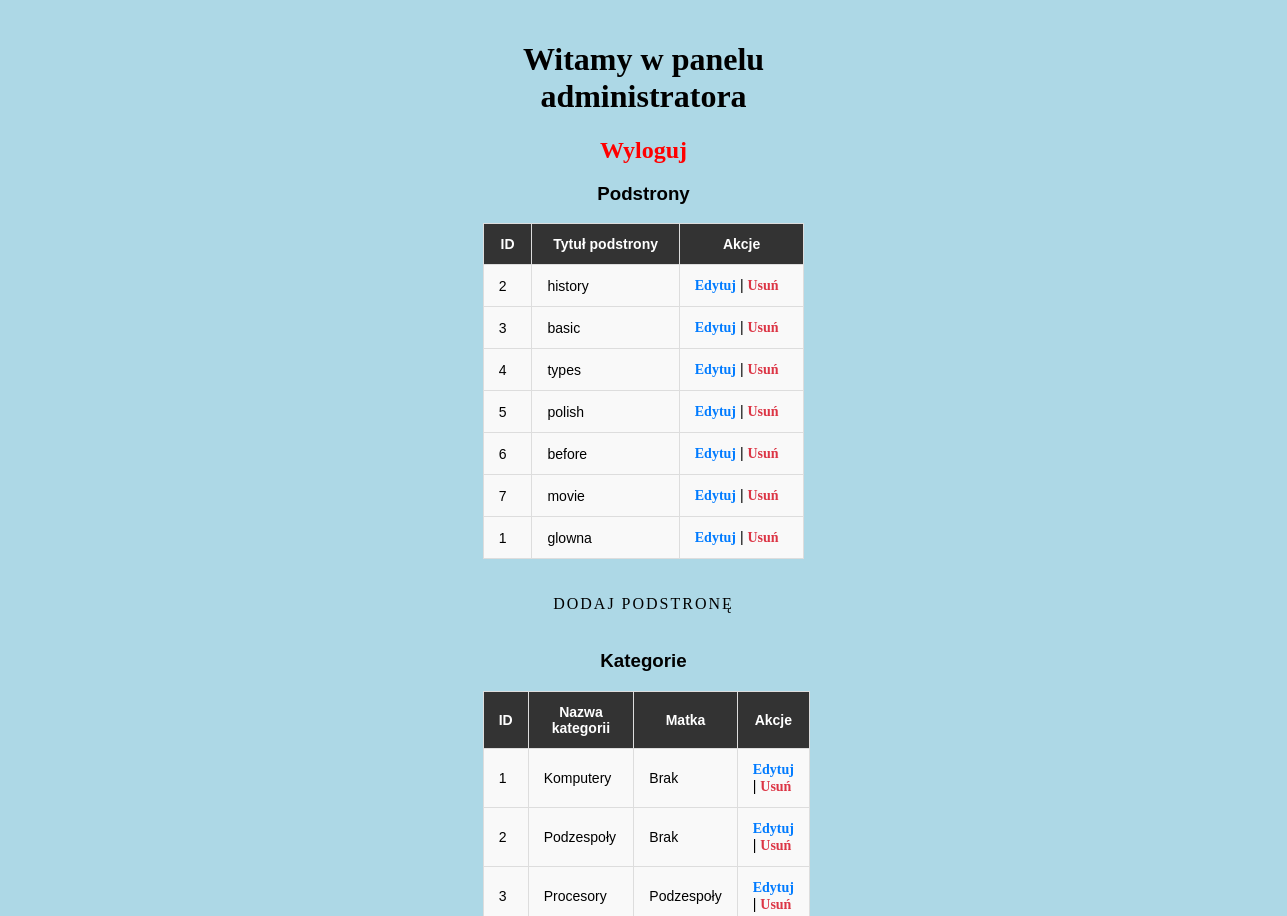
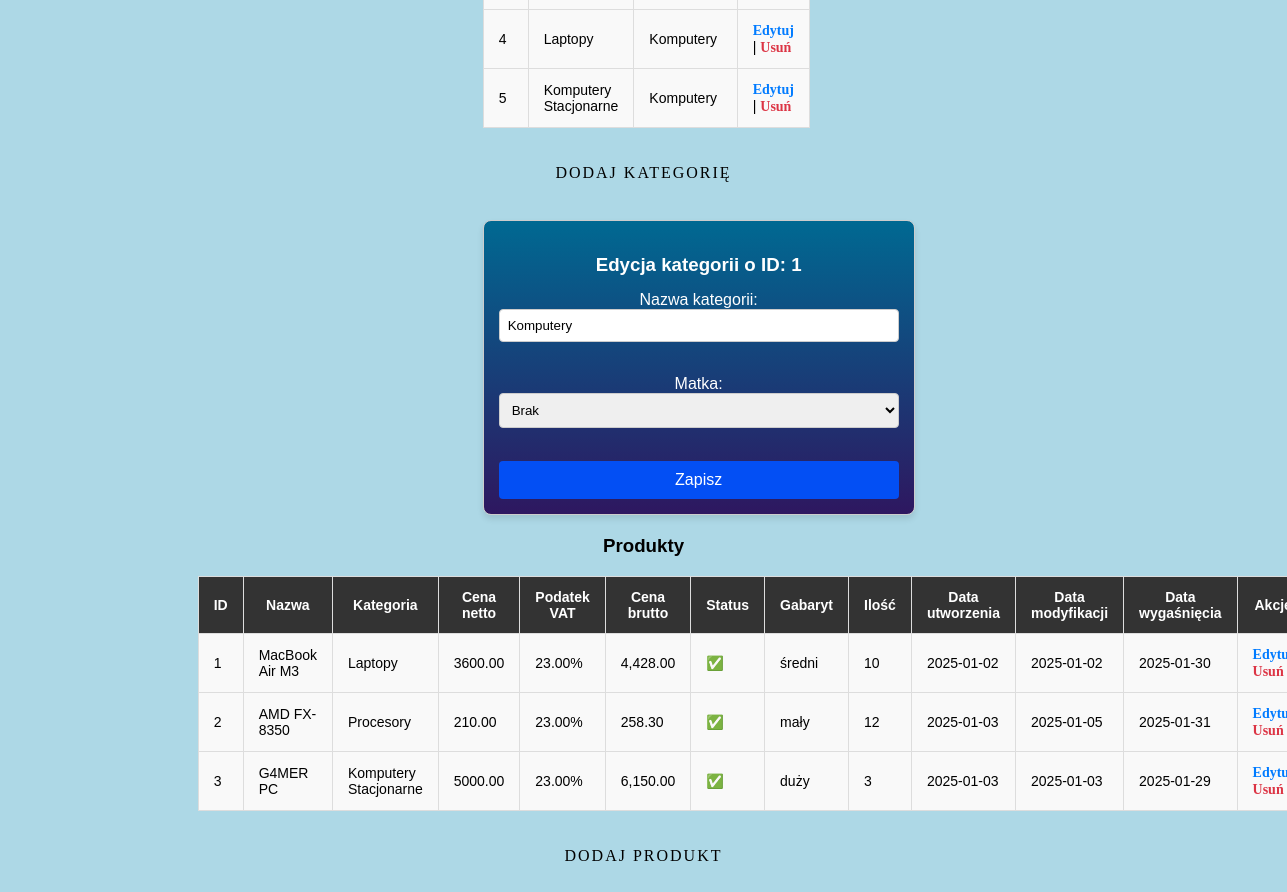
The page /admin/admin.php?action_kategoria=edytuj&id=1 (signed in) on the database its author committed (2 pictures, top to bottom).
### tables this page shows
CREATE TABLE `page_list` (
  `id` int(11) NOT NULL,
  `page_title` varchar(255) NOT NULL,
  `page_content` text NOT NULL,
  `status` int(11) NOT NULL DEFAULT 1
);

CREATE TABLE `categories` (
  `id` int(11) NOT NULL,
  `matka` int(11) DEFAULT 0,
  `nazwa` varchar(255) NOT NULL
);

CREATE TABLE `produkty` (
  `id` int(11) NOT NULL,
  `tytul` varchar(255) NOT NULL,
  `opis` text DEFAULT NULL,
  `data_utworzenia` date NOT NULL DEFAULT current_timestamp(),
  `data_modyfikacji` date DEFAULT current_timestamp(),
  `data_wygasniecia` date DEFAULT NULL,
  `cena_netto` decimal(10,2) NOT NULL,
  `podatek_vat` decimal(4,2) NOT NULL,
  `ilosc` int(11) NOT NULL DEFAULT 0,
  `status_dostepnosci` tinyint(1) NOT NULL DEFAULT 1,
  `gabaryt` enum('mały','średni','duży','transport') DEFAULT 'mały',
  `zdjecie` varchar(255) DEFAULT NULL,
  `category_id` int(11) NOT NULL
);

### admin/admin.php (the view, shortened to what this page needs)
<!DOCTYPE html>
<html lang="en">
<head>
    <link rel="stylesheet" href="../css/style.css">
</head>
<body>
<div class='main'>
<?php
require('cfg.php');
echo "<div class='main'>";
function ListaPodstron() {
    global $conn;
    $wynik = '<h3>Podstrony</h3>'.'<table class="tabela_akcji">'.'<tr><th>ID</th><th>Tytuł podstrony</th><th>Akcje</th></tr>';
    $query = "SELECT id, page_title FROM page_list";
    $result = mysqli_query($conn, $query);
    if ($result) {
        while ($row = mysqli_fetch_assoc($result)) {
            $id = $row['id'];
            $page_title = $row['page_title'];
            $wynik .= '<tr>'.'<td>' . $id . '</td>'.'<td>' . $page_title . '</td>'.'<td><a href="'.$_SERVER['PHP_SELF'].'?action=edytuj&id='.$id.'" class="btn-edytuj">Edytuj</a> | <a href="'.$_SERVER['PHP_SELF'].'?action=usun&id='.$id.'" class="btn-usun">Usuń</a></td>'.'</tr>';
        }
    } else {
        $wynik .= '<tr><td colspan="3">Brak podstron do wyświetlenia.</td></tr>';
    }
    $wynik .= '</table>';
    $wynik .= '<br><br><a href="'.$_SERVER['PHP_SELF'].'?action=dodaj" class="shine">Dodaj podstronę</a> <br /> <br />';
    echo $wynik;
}
 function ListaKategorii() {
    global $conn;
    $wynik = '<h3>Kategorie</h3>'.'<table class="tabela_akcji">'.'<tr><th>ID</th><th>Nazwa kategorii</th><th>Matka</th><th>Akcje</th></tr>';
    $query = "SELECT c.id, c.nazwa, IFNULL(m.nazwa, 'Brak') AS matka_nazwa
              FROM categories c
              LEFT JOIN categories m ON c.matka = m.id";
    $result = mysqli_query($conn, $query);
    if ($result) {
        while ($row = mysqli_fetch_assoc($result)) {
            $id = $row['id'];
            $nazwa = $row['nazwa'];
            $matka = $row['matka_nazwa'];
            $wynik .= '<tr>'.'<td>' . $id . '</td>'.'<td>' . $nazwa . '</td>'.'<td>' . $matka . '</td>'.'<td><a href="'.$_SERVER['PHP_SELF'].'?action_kategoria=edytuj&id='.$id.'" class="btn-edytuj">Edytuj</a> | <a href="'.$_SERVER['PHP_SELF'].'?action_kategoria=usun&id='.$id.'" class="btn-usun">Usuń</a></td>'.'</tr>';
        }
    } else {
        $wynik .= '<tr><td colspan="4">Brak kategorii do wyświetlenia.</td></tr>';
    }
    $wynik .= '</table>';
    $wynik .= '<br><br><a href="'.$_SERVER['PHP_SELF'].'?action_kategoria=dodaj" class="shine">Dodaj kategorię</a> <br /> <br />';
    echo $wynik;
    if (isset($_GET['action_kategoria'])) {
        if ($_GET['action_kategoria'] === 'edytuj' && isset($_GET['id'])) {
            echo EdytujKategorie();
        } else if ($_GET['action_kategoria'] === 'usun' && isset($_GET['id'])) {
            echo UsunKategorie();
        } else if ($_GET['action_kategoria'] === 'dodaj') {
            echo DodajKategorie();
        }
    }
}
function EdytujKategorie() {
    global $conn;
    if (isset($_GET['id'])) {
        $id = $_GET['id'];
    } else {
        echo "Brak kategorii z tym ID";
        exit;
    }
    $query = "SELECT nazwa, matka FROM categories WHERE id = '$id'";
    $result = mysqli_query($conn, $query);
    if (mysqli_num_rows($result) > 0 && $result) {
        $row = mysqli_fetch_assoc($result);
        $nazwa = $row['nazwa'];
        $matka = $row['matka'];
        $wynik = '<div class="formularz-produkt">';
        $wynik .= '<h3>Edycja kategorii o ID: '.$id.'</h3>'.'<form method="POST" action="zapiszEdytowanaKategorie.php?id='.$id.'">';
        $wynik .= 'Nazwa kategorii: <input class="tytul" type="text" name="nazwa" value="'.$nazwa.'"><br /> <br />';
        $wynik .= 'Matka: <select class="matka" name="matka">';
        $wynik .= '<option value="0"'.($matka == 0 ? ' selected' : '').'>Brak</option>';
        $query = "SELECT id, nazwa FROM categories";
        $result = mysqli_query($conn, $query);
        while ($row = mysqli_fetch_assoc($result)) {
            $selected = ($matka == $row['id']) ? ' selected' : '';
            $wynik .= '<option value="'.$row['id'].'"'.$selected.'>'.$row['nazwa'].'</option>';
        }
        $wynik .= '</select>';
        $wynik .= '<br /> <br />';
        $wynik .= '<input class="zapisz" type="submit" name="zapisz" value="Zapisz" id="logowanie1">';
        $wynik .= '</form>';
        $wynik .= '</div>';
        return $wynik;
    }
}
function ListaProduktow() {
    global $conn;
    $wynik = '<div id="produkty">';
    $wynik .= '<h3>Produkty</h3>';
    $wynik .= '<table class="tabela_akcji" id="tabela_akcji_produkty"><tr><th>ID</th><th>Nazwa</th><th>Kategoria</th><th>Cena netto</th><th>Podatek VAT</th><th>Cena brutto</th><th>Status</th><th>Gabaryt</th><th>Ilość</th><th>Data utworzenia</th><th>Data modyfikacji</th><th>Data wygaśnięcia</th><th>Akcje</th></tr>';
    $query = "SELECT p.id, p.tytul AS title, c.nazwa AS category, p.cena_netto AS price, p.podatek_vat AS vat, p.status_dostepnosci,
                     p.gabaryt, p.ilosc, p.data_utworzenia, p.data_modyfikacji, p.data_wygasniecia
              FROM produkty p
              LEFT JOIN categories c ON p.category_id = c.id";
    $result = mysqli_query($conn, $query);
    if ($result) {
        while ($row = mysqli_fetch_assoc($result)) {
            $cena_brutto = $row['price'] * (1 + $row['vat'] / 100);
            $status = $row['status_dostepnosci'] == 1 ? '✅' : '❌';
            $data_utworzenia = $row['data_utworzenia'] ? $row['data_utworzenia'] : 'Brak';
            $data_modyfikacji = $row['data_modyfikacji'] ? $row['data_modyfikacji'] : 'Brak';
            $data_wygasniecia = $row['data_wygasniecia'] ? $row['data_wygasniecia'] : 'Brak';
            $wynik .= '<tr>';
        $wynik .= '<td>'.$row['id'].'</td>';
        $wynik .= '<td>'.$row['title'].'</td>';
        $wynik .= '<td>'.($row['category'] ?? 'Brak').'</td>';
        $wynik .= '<td>'.$row['price'].'</td>';
        $wynik .= '<td>'.$row['vat'].'%</td>';
        $wynik .= '<td>'.number_format($cena_brutto, 2).'</td>';
        $wynik .= '<td>'.$status.'</td>';
        $wynik .= '<td>'.$row['gabaryt'].'</td>';
        $wynik .= '<td>'.$row['ilosc'].'</td>';
        $wynik .= '<td>'.$data_utworzenia.'</td>';
        $wynik .= '<td>'.$data_modyfikacji.'</td>';
        $wynik .= '<td>'.$data_wygasniecia.'</td>';
        $wynik .= '<td>
                        <a href="'.$_SERVER['PHP_SELF'].'?action_produkt=edytuj&id='.$row['id'].'" class="btn-edytuj">Edytuj</a>
                        <a href="'.$_SERVER['PHP_SELF'].'?action_produkt=usun&id='.$row['id'].'" class="btn-usun">Usuń</a>
                   </td>';
        $wynik .= '</tr>';
        }
    } else {
        $wynik .= '<tr><td colspan="12">Brak produktów do wyświetlenia.</td></tr>';
    }
    $wynik .= '</table>';
    $wynik .= '<br><br><a href="'.$_SERVER['PHP_SELF'].'?action_produkt=dodaj" class="shine">Dodaj produkt</a><br /><br />';
    $wynik .= '</div>';
    return $wynik;
}
if (isset($_SESSION['admin_logged_in']) && $_SESSION['admin_logged_in'] === true) {
    echo '<div id="logged_admin">';
    echo '<h1>Witamy w panelu administratora</h1>';
    echo '<a href="wylogowanie.php" class="a_wyloguj"> Wyloguj </a>';
    echo ListaPodstron();
    echo ListaKategorii();
    echo ListaProduktow();
} else {
    echo FormularzLogowania();
}
echo '</div>';
?>
</div>
</body>
</html>

### css/style.css (style rules this page uses)
body { background-color: lightblue; font-family: sans-serif; margin: 0; padding: 0; }
h1 { font-family: Cambria, Cochin, Georgia, Times, 'Times New Roman', serif; font-size: 32px; font-style: normal; text-align: center; }
a { font-family: Cambria, Cochin, Georgia, Times, 'Times New Roman', serif; font-style: normal; text-align: center; text-decoration: none; color:black; }
.main { margin: auto; width: 50%; padding: 10px; text-align: center; margin-top: 100px; }
.logowanie1, #logowanie1 { width: 100%; padding: 10px; background-color: #034ff4; color: white; font-size: 16px; border: none; border-radius: 4px; cursor: pointer; transition: background-color 0.3s ease; }
.a_wyloguj { color: red; font-size: 24px; transition: transform 0.3s ease, font-size 0.3s ease; font-weight: bold; }
.shine { color: black; font-size: 16px; text-decoration: none; text-transform: uppercase; overflow: hidden; transition: .5s; letter-spacing: 2px; }
#logged_admin { margin-top: -200px; }
.formularz-produkt { color: white; width: 400px; margin: 20px auto; padding: 15px; border: 1px solid #ccc; border-radius: 8px; background: linear-gradient(#006992, #2E1760); box-shadow: 0 4px 6px rgba(0, 0, 0, 0.1); font-family: sans-serif; }
.formularz-produkt h3 { text-align: center; margin-bottom: 15px; }
.formularz-produkt input[type="text"], .formularz-produkt input[type="number"], .formularz-produkt input[type="date"], .formularz-produkt select, .formularz-produkt textarea { width: 100%; padding: 8px; margin-bottom: 15px; border: 1px solid #ccc; border-radius: 4px; box-sizing: border-box; }
.tabela_akcji { width: 100%; border-collapse: collapse; font-size: 14px; text-align: left; }
#tabela_akcji_produkty { margin-left: -285px; }
.tabela_akcji th, .tabela_akcji td { padding: 12px 15px; border: 1px solid #ddd; }
.tabela_akcji th { background-color: #333; color: #fff; text-align: center; font-weight: bold; }
.tabela_akcji tr { background-color: #f9f9f9; }
.btn-edytuj { color: #007bff; text-decoration: none; font-weight: bold; }
.btn-usun { color: #dc3545; text-decoration: none; font-weight: bold; }

### rows shown on the page
page_list: id "2", page_title "history"
page_list: id "3", page_title "basic"
page_list: id "4", page_title "types"
page_list: id "5", page_title "polish"
page_list: id "6", page_title "before"
page_list: id "7", page_title "movie"
page_list: id "1", page_title "glowna"
categories: id "1", nazwa "Komputery", matka "Brak"
categories: id "2", nazwa "Podzespoły", matka "Brak"
categories: id "3", nazwa "Procesory", matka "Podzespoły"
categories: id "4", nazwa "Laptopy", matka "Komputery"
categories: id "5", nazwa "Komputery Stacjonarne", matka "Komputery"
produkty: id "1", tytul "MacBook Air M3", category.nazwa "Laptopy", cena_netto "3600.00", podatek_vat "23.00", cena_brutto "4,428.00", status_dostepnosci "✅", gabaryt "średni", ilosc "10", data_utworzenia "2025-01-02", data_modyfikacji "2025-01-02", data_wygasniecia "2025-01-30"
produkty: id "2", tytul "AMD FX-8350", category.nazwa "Procesory", cena_netto "210.00", podatek_vat "23.00", cena_brutto "258.30", status_dostepnosci "✅", gabaryt "mały", ilosc "12", data_utworzenia "2025-01-03", data_modyfikacji "2025-01-05", data_wygasniecia "2025-01-31"
produkty: id "3", tytul "G4MER PC", category.nazwa "Komputery Stacjonarne", cena_netto "5000.00", podatek_vat "23.00", cena_brutto "6,150.00", status_dostepnosci "✅", gabaryt "duży", ilosc "3", data_utworzenia "2025-01-03", data_modyfikacji "2025-01-03", data_wygasniecia "2025-01-29"

### other values the page prints
$id "1"
